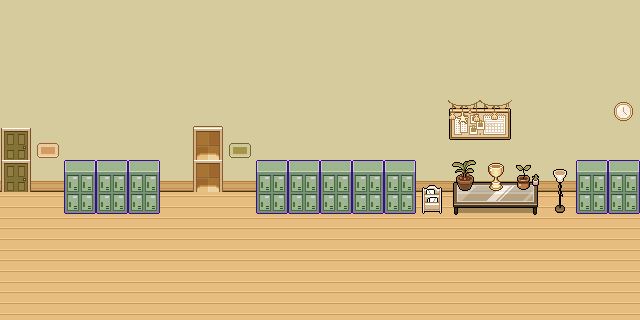

Below is a game level as drawn by its tile map, then a one-line description and the .tmx file that defines it, in full:
An orthogonal 20x10 tile map with 32x32 px tiles, 5 tile layers (Tile Layer 1, Tile Layer 2, Tile Layer 3, Tile Layer 4, ...), 2 tilesets.

<map version="1.9" tiledversion="1.9.2" orientation="orthogonal" renderorder="right-down" width="20" height="10" tilewidth="32" tileheight="32" infinite="0" nextlayerid="6" nextobjectid="1">
 <tileset firstgid="1" source="PC Computer - Omori - Faraway Town Interior Homes Sunset.tsx" />
 <tileset firstgid="2049" source="PC Computer - Omori - Last Resort.tsx" />
 <layer id="1" name="Tile Layer 1" width="20" height="10" locked="1">
  <data encoding="csv">
6,6,6,6,6,6,6,6,6,6,6,6,6,6,6,6,6,6,6,6,
6,6,6,6,6,6,6,6,6,6,6,6,6,6,6,6,6,6,6,6,
6,6,6,6,6,6,6,6,6,6,6,6,6,6,6,6,6,6,6,6,
6,6,6,6,6,6,6,6,6,6,6,6,6,6,6,6,6,6,6,6,
6,6,6,6,6,6,6,6,6,6,6,6,6,6,6,6,6,6,6,6,
10,10,10,10,10,10,10,10,10,10,10,10,10,10,10,10,10,10,10,10,
132,132,132,132,132,132,132,132,132,132,132,132,132,132,132,132,132,132,132,132,
132,132,132,132,132,132,132,132,132,132,132,132,132,132,132,132,132,132,132,132,
132,132,132,132,132,132,132,132,132,132,132,132,132,132,132,132,132,132,132,132,
132,132,132,132,132,132,132,132,132,132,132,132,132,132,132,132,132,132,132,132
</data>
 </layer>
 <layer id="2" name="Tile Layer 2" width="20" height="10">
  <data encoding="csv">
0,0,0,0,0,0,0,0,0,0,0,0,0,0,0,0,0,0,0,0,
0,0,0,0,0,0,0,0,0,0,0,0,0,0,0,0,0,0,0,0,
0,0,0,0,0,0,0,0,0,0,0,0,0,0,0,0,0,0,0,0,
0,0,0,0,0,0,229,0,0,0,0,0,0,0,0,0,0,0,0,0,
0,0,0,0,0,0,261,0,0,0,0,0,0,0,0,0,0,0,0,0,
0,0,0,0,0,0,261,0,0,0,0,0,0,0,0,0,0,0,0,0,
0,0,0,0,0,0,0,0,0,0,0,0,0,0,0,0,0,0,0,0,
0,0,0,0,0,0,0,0,0,0,0,0,0,0,0,0,0,0,0,0,
0,0,0,0,0,0,0,0,0,0,0,0,0,0,0,0,0,0,0,0,
0,0,0,0,0,0,0,0,0,0,0,0,0,0,0,0,0,0,0,0
</data>
 </layer>
 <layer id="3" name="Tile Layer 3" width="20" height="10">
  <data encoding="csv">
0,0,0,0,0,0,0,0,0,0,0,0,0,0,0,0,0,0,0,0,
0,0,0,0,0,0,0,0,0,0,0,0,0,0,0,0,0,0,0,0,
0,0,0,0,0,0,0,0,0,0,0,0,0,0,0,0,0,0,0,0,
0,0,0,0,0,0,0,0,0,0,0,0,0,0,0,0,0,0,0,0,
260,0,0,0,0,0,0,0,0,0,0,0,0,0,0,0,0,0,0,0,
260,0,2181,2181,2181,0,0,0,2181,2181,2181,2181,0,0,0,0,0,0,0,0,
0,0,2213,2213,2213,0,0,0,2213,2213,2213,2213,0,0,0,0,0,0,0,0,
0,0,0,0,0,0,0,0,0,0,0,0,0,0,0,0,0,0,0,0,
0,0,0,0,0,0,0,0,0,0,0,0,0,0,0,0,0,0,0,0,
0,0,0,0,0,0,0,0,0,0,0,0,0,0,0,0,0,0,0,0
</data>
 </layer>
 <layer id="4" name="Tile Layer 4" width="20" height="10">
  <data encoding="csv">
0,0,0,0,0,0,0,0,0,0,0,0,0,0,0,0,0,0,0,0,
0,0,0,0,0,0,0,0,0,0,0,0,0,0,0,0,0,0,0,0,
0,0,0,0,0,0,0,0,0,0,0,0,0,0,0,0,0,0,0,0,
0,0,0,0,0,0,0,0,0,0,0,0,0,0,1302,1303,0,0,0,725,
0,0,0,0,0,0,0,0,0,0,0,0,0,0,1334,1335,0,0,0,0,
0,0,0,0,0,0,0,0,0,0,0,0,0,1055,891,892,893,757,2181,2181,
0,0,0,0,0,0,0,0,0,0,0,0,0,1087,923,924,925,789,2213,2213,
0,0,0,0,0,0,0,0,0,0,0,0,0,0,0,0,0,0,0,0,
0,0,0,0,0,0,0,0,0,0,0,0,0,0,0,0,0,0,0,0,
0,0,0,0,0,0,0,0,0,0,0,0,0,0,0,0,0,0,0,0
</data>
 </layer>
 <layer id="5" name="Tile Layer 5" width="20" height="10">
  <data encoding="csv">
0,0,0,0,0,0,0,0,0,0,0,0,0,0,0,0,0,0,0,0,
0,0,0,0,0,0,0,0,0,0,0,0,0,0,0,0,0,0,0,0,
0,0,0,0,0,0,0,0,0,0,0,0,0,0,0,0,0,0,0,0,
0,0,0,0,0,0,0,0,0,0,0,0,0,0,1543,1544,0,0,0,0,
0,43,0,0,0,0,0,44,0,0,0,0,0,0,0,0,0,0,0,0,
0,0,0,0,0,0,0,0,0,0,0,0,2181,0,1389,440,598,0,0,0,
0,0,0,0,0,0,0,0,0,0,0,0,2213,0,0,0,0,0,0,0,
0,0,0,0,0,0,0,0,0,0,0,0,0,0,0,0,0,0,0,0,
0,0,0,0,0,0,0,0,0,0,0,0,0,0,0,0,0,0,0,0,
0,0,0,0,0,0,0,0,0,0,0,0,0,0,0,0,0,0,0,0
</data>
 </layer>
</map>
